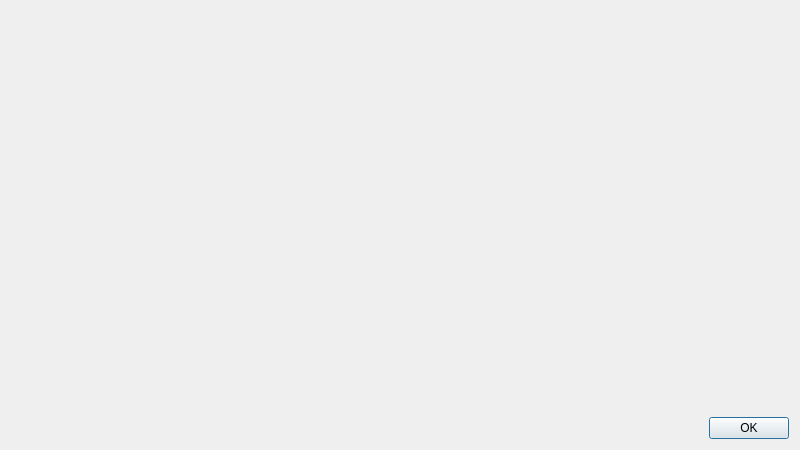
<?xml version="1.0" encoding="UTF-8"?>
<ui version="4.0">
 <class>AboutDialog</class>
 <widget class="QDialog" name="AboutDialog">
  <property name="geometry">
   <rect>
    <x>0</x>
    <y>0</y>
    <width>800</width>
    <height>450</height>
   </rect>
  </property>
  <property name="sizePolicy">
   <sizepolicy hsizetype="Expanding" vsizetype="Expanding">
    <horstretch>0</horstretch>
    <verstretch>0</verstretch>
   </sizepolicy>
  </property>
  <property name="windowTitle">
   <string>About OTE</string>
  </property>
  <property name="windowIcon">
   <iconset>
    <normaloff>.</normaloff>.</iconset>
  </property>
  <layout class="QVBoxLayout" name="verticalLayout_2">
   <item>
    <layout class="QHBoxLayout" name="horizontalLayout_2">
     <item>
      <layout class="QVBoxLayout" name="verticalLayout">
       <item>
        <widget class="QLabel" name="labelLogo">
         <property name="sizePolicy">
          <sizepolicy hsizetype="Preferred" vsizetype="Preferred">
           <horstretch>0</horstretch>
           <verstretch>0</verstretch>
          </sizepolicy>
         </property>
         <property name="minimumSize">
          <size>
           <width>256</width>
           <height>256</height>
          </size>
         </property>
         <property name="maximumSize">
          <size>
           <width>16777215</width>
           <height>16777215</height>
          </size>
         </property>
         <property name="text">
          <string/>
         </property>
        </widget>
       </item>
       <item>
        <spacer name="verticalSpacer">
         <property name="orientation">
          <enum>Qt::Vertical</enum>
         </property>
         <property name="sizeHint" stdset="0">
          <size>
           <width>20</width>
           <height>40</height>
          </size>
         </property>
        </spacer>
       </item>
      </layout>
     </item>
     <item>
      <widget class="QLabel" name="labelAbout">
       <property name="sizePolicy">
        <sizepolicy hsizetype="Expanding" vsizetype="Expanding">
         <horstretch>0</horstretch>
         <verstretch>0</verstretch>
        </sizepolicy>
       </property>
       <property name="text">
        <string/>
       </property>
       <property name="alignment">
        <set>Qt::AlignLeading|Qt::AlignLeft|Qt::AlignTop</set>
       </property>
      </widget>
     </item>
    </layout>
   </item>
   <item>
    <layout class="QHBoxLayout" name="horizontalLayout">
     <item>
      <spacer name="horizontalSpacer">
       <property name="orientation">
        <enum>Qt::Horizontal</enum>
       </property>
       <property name="sizeHint" stdset="0">
        <size>
         <width>40</width>
         <height>20</height>
        </size>
       </property>
      </spacer>
     </item>
     <item>
      <widget class="QPushButton" name="buttonOK">
       <property name="text">
        <string>OK</string>
       </property>
      </widget>
     </item>
    </layout>
   </item>
  </layout>
 </widget>
 <resources/>
 <connections/>
</ui>
